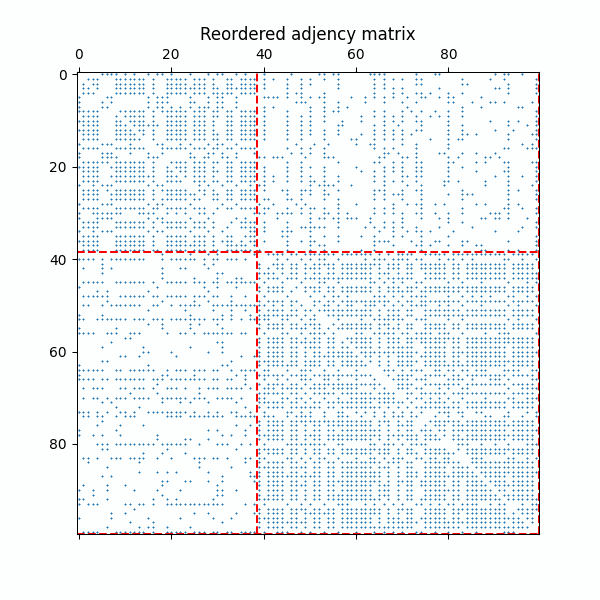
#> input picture assets/img/projects/ppgm/ppgm.gif, 600 x 600 px, found by its file name
$ python generate_gif.py   (older library calls are emulated)
#> lines starting #> are read from the running program, lines starting #| are printed output that depends on the picture
import cv2
from PIL import Image
from tqdm import tqdm

import os
from PIL import Image, ImageSequence


# [70 lines left out: functions create_gif, resize_and_pad, create_gif_from_video, not called in this run]


def create_gif_from_gif(gif_path, output_name, pixel_size_w = 680, pixel_size_h = 420, length_last_frame = 18):
    """
    Opens a GIF, resizes it while maintaining aspect ratio, adds black borders if necessary,
    and adjusts the duration of the last frame.

    Args:
    gif_path (str): Path to the input GIF file.
    output_name (str): Name of the output GIF file.
    pixel_size_w (int): Target width of the GIF in pixels.
    pixel_size_h (int): Target height of the GIF in pixels.
    length_last_frame (int): Duration of the last frame in frames.
    """
#> called with gif_path = 'assets/img/projects/ppgm/ppgm.gif', output_name = 'create_gif/ppgm.gif', pixel_size_w = 680, pixel_size_h = 420, length_last_frame = 18
    # Open the GIF
    with Image.open(gif_path) as img:
        # Create frames while maintaining aspect ratio
#> img is the input picture: PIL image 600x600 P; mean R, G, B, A 241.6, 244.7, 247.2, 255
        frames = []
        for frame in ImageSequence.Iterator(img):
            # Maintain aspect ratio
            frame = frame.convert('RGBA')  # Convert to RGBA to maintain transparency
            frame.thumbnail((pixel_size_w, pixel_size_h), Image.ANTIALIAS)

            # Create a new image with black background
            bordered_frame = Image.new('RGB', (pixel_size_w, pixel_size_h), 'black')
            # Calculate position to paste the original frame
            x = (pixel_size_w - frame.width) // 2
            y = (pixel_size_h - frame.height) // 2
            bordered_frame.paste(frame, (x, y), frame)  # Use frame as mask for transparency

            frames.append(bordered_frame)
#> this loop made 7 passes
#> pass 2, in create_gif_from_gif, `frame = frame.convert('RGBA')`:
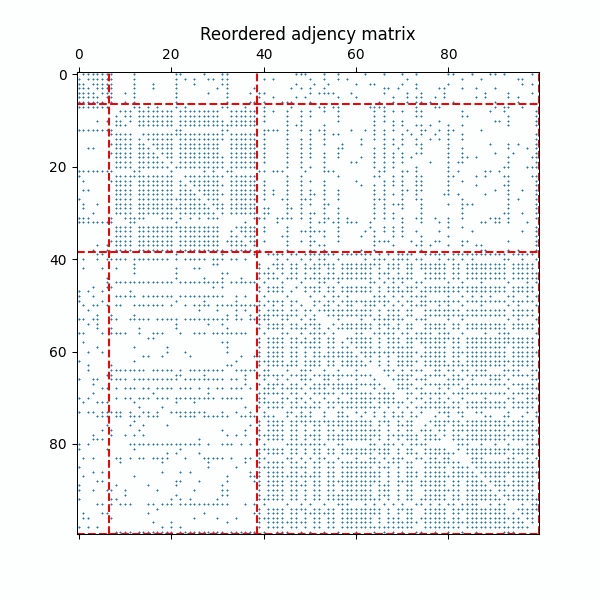
#> frame: PIL image 600x600 RGBA; mean R, G, B, A 241.6, 243.8, 246.3, 255
#> pass 3, in create_gif_from_gif, `frame = frame.convert('RGBA')`:
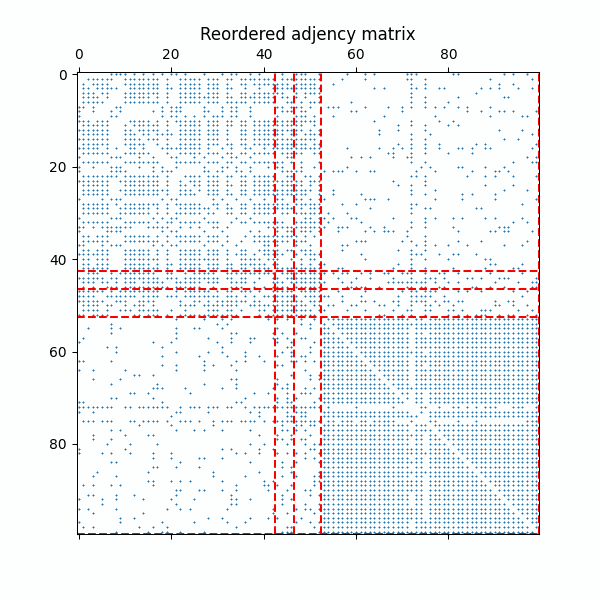
#> frame: PIL image 600x600 RGBA; mean R, G, B, A 241.6, 242.8, 245.4, 255
#> after the loop:
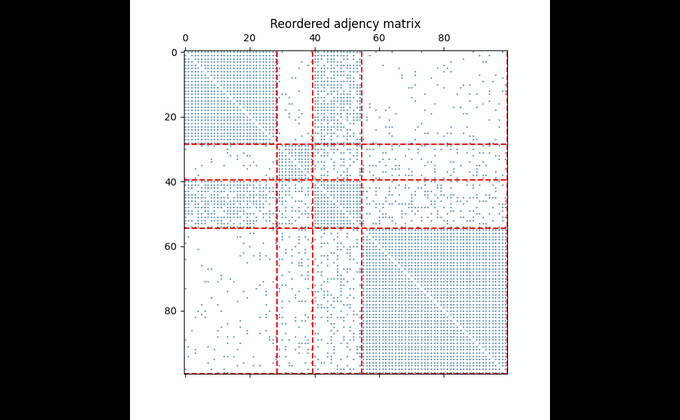
#> bordered_frame: PIL image 680x420 RGB; mean R, G, B 148.5, 149.4, 151.1
#> after the loop, frames = 7 items

        # Modify the duration of the last frame
        # frame_durations = [img.info['duration'] for _ in frames[:-1]]
        # frame_durations.append(img.info['duration'] * length_last_frame)
        frame_duration_per_frame = 130
        frame_durations = [frame_duration_per_frame for _ in frames[:-1]]
#> frame_durations = [130, 130, 130, 130, 130, 130]
        frame_durations.append(frame_duration_per_frame * length_last_frame)

        # Save the modified frames as a new GIF
        frames[0].save(output_name, save_all=True, append_images=frames[1:], duration=frame_durations, loop=0)
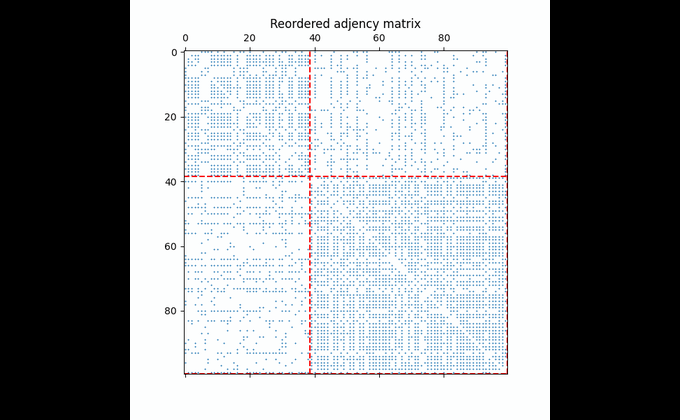
#> saved as ppgm.gif: PIL image 680x420 RGB; mean R, G, B 148.5, 150.6, 152.3


# Example usage
create_gif_from_gif('assets/img/projects/ppgm/ppgm.gif', 'create_gif/ppgm.gif')


# [4 lines of commented-out code are left out]
